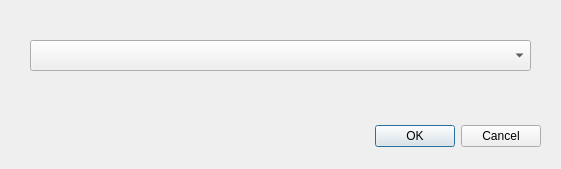
<?xml version="1.0" encoding="UTF-8"?>
<ui version="4.0">
 <class>SessionSelector</class>
 <widget class="QDialog" name="SessionSelector">
  <property name="geometry">
   <rect>
    <x>0</x>
    <y>0</y>
    <width>561</width>
    <height>169</height>
   </rect>
  </property>
  <property name="windowTitle">
   <string>Dialog</string>
  </property>
  <widget class="QDialogButtonBox" name="buttonBox">
   <property name="geometry">
    <rect>
     <x>200</x>
     <y>120</y>
     <width>341</width>
     <height>32</height>
    </rect>
   </property>
   <property name="orientation">
    <enum>Qt::Horizontal</enum>
   </property>
   <property name="standardButtons">
    <set>QDialogButtonBox::Cancel|QDialogButtonBox::Ok</set>
   </property>
  </widget>
  <widget class="QComboBox" name="cmbSession">
   <property name="geometry">
    <rect>
     <x>30</x>
     <y>40</y>
     <width>501</width>
     <height>31</height>
    </rect>
   </property>
   <property name="maxVisibleItems">
    <number>35</number>
   </property>
  </widget>
 </widget>
 <resources/>
 <connections>
  <connection>
   <sender>buttonBox</sender>
   <signal>accepted()</signal>
   <receiver>SessionSelector</receiver>
   <slot>accept()</slot>
   <hints>
    <hint type="sourcelabel">
     <x>248</x>
     <y>254</y>
    </hint>
    <hint type="destinationlabel">
     <x>157</x>
     <y>274</y>
    </hint>
   </hints>
  </connection>
  <connection>
   <sender>buttonBox</sender>
   <signal>rejected()</signal>
   <receiver>SessionSelector</receiver>
   <slot>reject()</slot>
   <hints>
    <hint type="sourcelabel">
     <x>316</x>
     <y>260</y>
    </hint>
    <hint type="destinationlabel">
     <x>286</x>
     <y>274</y>
    </hint>
   </hints>
  </connection>
 </connections>
</ui>
